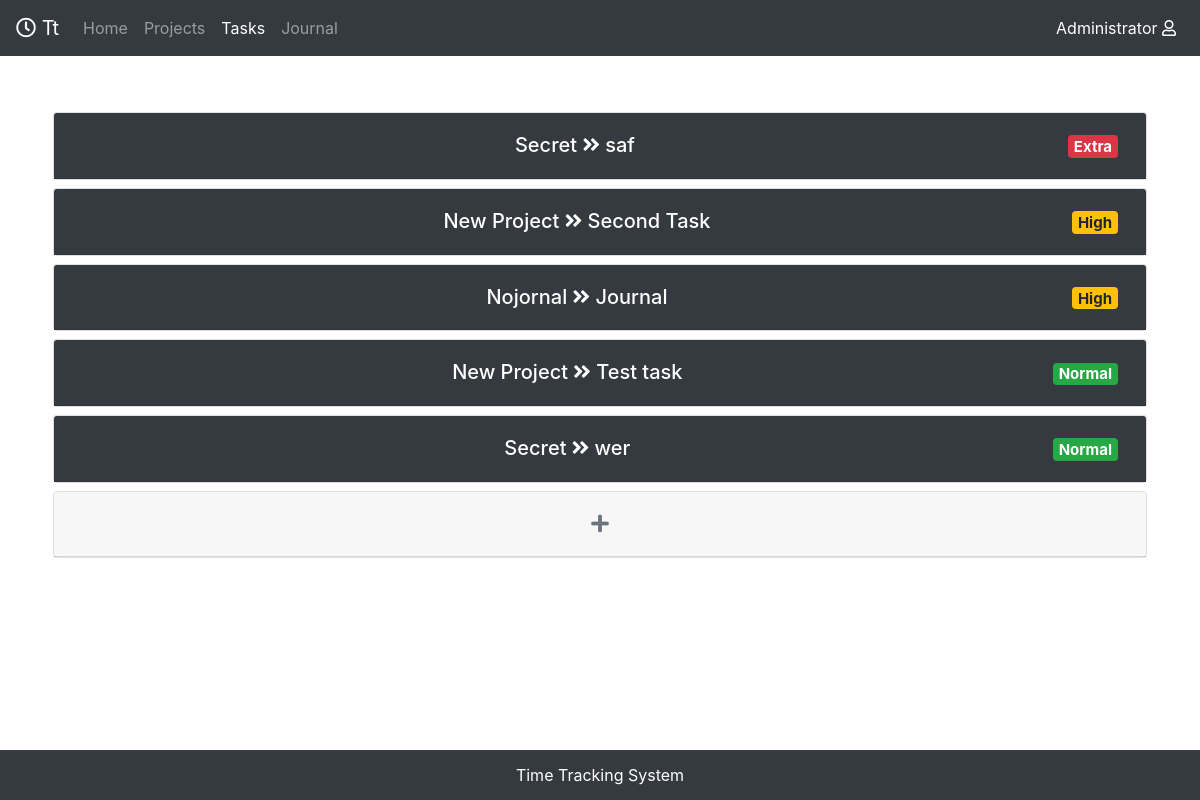
Before: /mytasks/ (signed in) with the older database file.
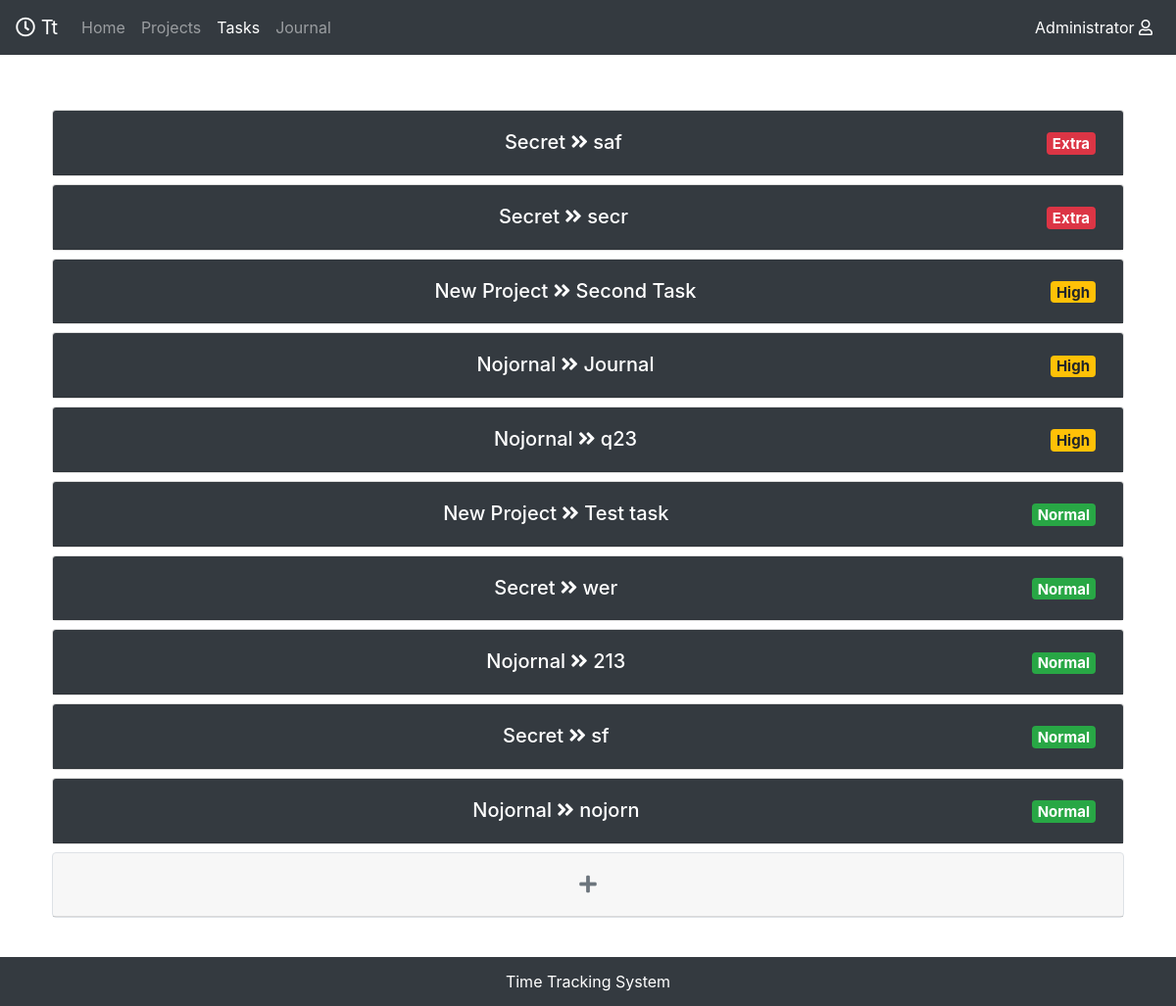
After: the same page with the newer database file.
### mainApp/models.py (models this page shows)
class Task(models.Model):
    topic = models.CharField(max_length=50, blank=False)
    description = models.TextField(blank=False, max_length=400)
    start_date = models.DateField(blank=False )
    end_date = models.DateField(blank=False)
    task_type = models.CharField(max_length=50, blank=False, choices=(('Bug', 'Bug'), ('Feature', 'Feature')) )
    priority = models.CharField(max_length=50,choices=(("Normal", "Normal"),("High", "High"),("Extra", "Extra")))
    estimated_time = models.FloatField(verbose_name="Estimated time in hours", blank=False)
    implementers = models.ManyToManyField(Profile, related_name="implementers")
    creator = models.ForeignKey(Profile, editable=False, null=True, on_delete=models.CASCADE)
    project = models.ForeignKey(Project, related_name="project", on_delete=models.CASCADE)
    def __str__(self):
        return self.topic

class Project(models.Model):
    name = models.CharField(max_length=50, blank=False)
    short_description = models.CharField(max_length=100, blank=False, null=True)
    full_description = tn_models.HTMLField(blank=False)
    developers = models.ManyToManyField(Profile,  related_name="Developers")
    author = models.ForeignKey(Profile, related_name="Author", editable=False, on_delete=models.PROTECT)
    def __str__(self):
        return self.name

### mainApp/views.py (the view, shortened to what this page needs)
# urls.py: path('mytasks/', views.mytasks, name = "mytasks"),
@login_required(login_url="/log_in")
def mytasks(request):
        user = User.objects.get(username=request.user.username)
        title = "My tasks"
        if request.user.is_staff:
            task = Task.objects.filter().order_by('priority')
            print("staff")
        else:
            task = Task.objects.filter(implementers=user.profile, project__developers=user.profile).order_by('priority')
        addform = TaskAddForm()
        return render(request, "mytasks/mytasks.html", {"User": user, "title" : title, "task" : task, 'addform' : addform})

### accounts_manager/models.py (called while the page is built)
    def __str__(self):
        return self.Custom_User.username

### mainApp/templates/mytasks/mytasks.html (shortened to what this page needs)
{% extends "home/wrapper.html" %}
{% block content %}
<div  class="container pt-4 pb-4">
	{% for i in task %}
	<div class="card m-2">
		<div class="card-header bg-dark " id="taskelement" data-toggle="collapse" data-target="#collapse{{i.id}}"
		 aria-expanded="true" aria-controls="collapse{{i.id}}">
			<div class=" text-center text-white h5 m-2  d-flex  ">
				<div class="text-center w-100">
					{{i.project}} <i class="fas fa-angle-double-right"></i> {{i}}
				</div>
				<div>
					<span class="badge {% if i.priority == 'High' %}badge-warning
								{% elif i.priority == 'Normal' %}  badge-success
								{% elif i.priority == 'Extra' %} badge-danger
							{% endif %}">{{i.priority}}
					</span>
				</div>
			</div>
		</div>
	</div>
	{% endfor %}
	{% if user.is_staff %}
	<a data-toggle="modal" data-target="#addtask">
		<div class="card m-2  addtask border">
			<div class="card-header   addproject  ">
				<div class=" text-center  text-muted h5 m-2   ">
					<div class="text-center add_project_text w-100">
						<i class="fas fa-plus"></i>
					</div>
				</div>
			</div>
		</div>
	</a>
	{% endif %}
</div>
{% load static %}
{% endblock %}

### mainApp/templates/home/wrapper.html (shortened to what this page needs)
<!DOCTYPE html>
<html lang="en" class="w-100" >
  <head>
    {% load static %}
    <link rel="stylesheet" href="https://maxcdn.bootstrapcdn.com/bootstrap/4.2.1/css/bootstrap.min.css">
    <link rel="stylesheet" href="https://use.fontawesome.com/releases/v5.7.2/css/all.css">
    <link rel="stylesheet" href="{% static 'css/style.css' %}" />
  </head>
  <body class="w-100">
    <div class="wrapper">
    	<header class="mb-4" id="upper"><nav class="navbar navbar-bordered navbar-expand-sm navbar-dark bg-dark">
        <a class="navbar-brand" href="/home"><i class="far fa-clock"></i> Tt</a>
        <div class="collapse navbar-collapse" id="navbarNav">
          <ul class="navbar-nav">
            <li class="nav-item ">
              <a class="nav-link" href="/home" id="home_id"> Home</a>
            </li>
            <li class="nav-item">
              <a class="nav-link" href="/myprojects" id="myprojects_id"> {% if not user.is_staff %} My projects {% else %} Projects {% endif %}</a>
            </li>
            <li class="nav-item">
              <a class="nav-link" href="/mytasks" id="mytasks_id">{% if not user.is_staff %} My tasks {% else %} Tasks {% endif %}</a>
            </li>
            <li class="nav-item">
              <a class="nav-link" href="/journal" id="journal_id">Journal</a>
            </li>
          </ul>
          <ul class="navbar-nav ml-auto">
            <li class="nav-item mr-auto">
              <a class="nav-link active" href="/myprofile" id="user"> {{user}} <i class="far fa-user">   </i></a>
            </li>
          </ul>
        </div>
      </nav></header>
      <div class="content">
      <div class="container-fluid included-content">
        {% block content %}{% endblock %}
    </div>
  </div>
  <div class="footer bg-dark font-small text-center text-white botfooter" >
    <div class="d-flex h-100 align-items-center ">
    <div class="text-center w-100 "><a href="#" class="text-white">Time Tracking System</a></div>
  </div>
</div>
</div>
</body>
</html>

### mainApp/static/css/style.css (style rules this page uses)
* { margin: 0; padding: 0; }
html, body { height: 100%; min-width: 300px; }
.wrapper { display: flex; flex-direction: column; height: 100%; }
.content { flex: 1 0 auto; }
.botfooter { height: 50px; flex: 0 0 auto; }
.included-content { height: 90%; }

Changed rows visible on the page:
added Task: project "Secret", topic "secr", priority "Extra"
added Task: project "Nojornal", topic "q23", priority "High"
added Task: project "Nojornal", topic "213", priority "Normal"
added Task: project "Secret", topic "sf", priority "Normal"
added Task: project "Nojornal", topic "nojorn", priority "Normal"
